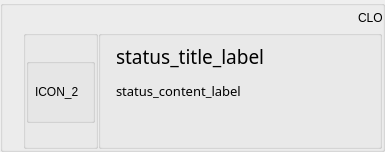
<?xml version="1.0" encoding="UTF-8"?>
<ui version="4.0">
 <class>MainWindow</class>
 <widget class="QMainWindow" name="MainWindow">
  <property name="geometry">
   <rect>
    <x>0</x>
    <y>0</y>
    <width>385</width>
    <height>152</height>
   </rect>
  </property>
  <property name="sizePolicy">
   <sizepolicy hsizetype="Preferred" vsizetype="Preferred">
    <horstretch>0</horstretch>
    <verstretch>0</verstretch>
   </sizepolicy>
  </property>
  <property name="windowTitle">
   <string>MainWindow</string>
  </property>
  <widget class="QWidget" name="centralwidget">
   <layout class="QVBoxLayout" name="verticalLayout_3">
    <property name="spacing">
     <number>0</number>
    </property>
    <property name="leftMargin">
     <number>0</number>
    </property>
    <property name="topMargin">
     <number>0</number>
    </property>
    <property name="rightMargin">
     <number>0</number>
    </property>
    <property name="bottomMargin">
     <number>0</number>
    </property>
    <item>
     <widget class="QGroupBox" name="groupBox">
      <property name="title">
       <string/>
      </property>
      <layout class="QVBoxLayout" name="verticalLayout">
       <property name="spacing">
        <number>0</number>
       </property>
       <property name="leftMargin">
        <number>0</number>
       </property>
       <property name="topMargin">
        <number>0</number>
       </property>
       <property name="rightMargin">
        <number>0</number>
       </property>
       <property name="bottomMargin">
        <number>0</number>
       </property>
       <item>
        <layout class="QHBoxLayout" name="horizontalLayout">
         <property name="spacing">
          <number>0</number>
         </property>
         <item>
          <spacer name="horizontalSpacer">
           <property name="orientation">
            <enum>Qt::Horizontal</enum>
           </property>
           <property name="sizeHint" stdset="0">
            <size>
             <width>40</width>
             <height>20</height>
            </size>
           </property>
          </spacer>
         </item>
         <item>
          <widget class="QLabel" name="close_label">
           <property name="sizePolicy">
            <sizepolicy hsizetype="Fixed" vsizetype="Fixed">
             <horstretch>0</horstretch>
             <verstretch>0</verstretch>
            </sizepolicy>
           </property>
           <property name="minimumSize">
            <size>
             <width>24</width>
             <height>24</height>
            </size>
           </property>
           <property name="maximumSize">
            <size>
             <width>24</width>
             <height>24</height>
            </size>
           </property>
           <property name="text">
            <string>CLOSE</string>
           </property>
          </widget>
         </item>
        </layout>
       </item>
       <item>
        <layout class="QHBoxLayout" name="horizontalLayout_2">
         <property name="spacing">
          <number>0</number>
         </property>
         <item>
          <spacer name="horizontalSpacer_2">
           <property name="orientation">
            <enum>Qt::Horizontal</enum>
           </property>
           <property name="sizeType">
            <enum>QSizePolicy::Fixed</enum>
           </property>
           <property name="sizeHint" stdset="0">
            <size>
             <width>20</width>
             <height>20</height>
            </size>
           </property>
          </spacer>
         </item>
         <item>
          <widget class="QGroupBox" name="top_box_parent">
           <property name="sizePolicy">
            <sizepolicy hsizetype="Fixed" vsizetype="Expanding">
             <horstretch>0</horstretch>
             <verstretch>0</verstretch>
            </sizepolicy>
           </property>
           <property name="minimumSize">
            <size>
             <width>75</width>
             <height>0</height>
            </size>
           </property>
           <property name="maximumSize">
            <size>
             <width>75</width>
             <height>16777215</height>
            </size>
           </property>
           <property name="title">
            <string/>
           </property>
           <layout class="QVBoxLayout" name="verticalLayout_4">
            <property name="spacing">
             <number>0</number>
            </property>
            <property name="leftMargin">
             <number>0</number>
            </property>
            <property name="topMargin">
             <number>0</number>
            </property>
            <property name="rightMargin">
             <number>0</number>
            </property>
            <property name="bottomMargin">
             <number>0</number>
            </property>
            <item>
             <spacer name="verticalSpacer">
              <property name="orientation">
               <enum>Qt::Vertical</enum>
              </property>
              <property name="sizeHint" stdset="0">
               <size>
                <width>20</width>
                <height>96</height>
               </size>
              </property>
             </spacer>
            </item>
            <item>
             <widget class="QGroupBox" name="top_box">
              <property name="sizePolicy">
               <sizepolicy hsizetype="Expanding" vsizetype="Fixed">
                <horstretch>0</horstretch>
                <verstretch>0</verstretch>
               </sizepolicy>
              </property>
              <property name="minimumSize">
               <size>
                <width>0</width>
                <height>65</height>
               </size>
              </property>
              <property name="maximumSize">
               <size>
                <width>16777215</width>
                <height>65</height>
               </size>
              </property>
              <property name="title">
               <string/>
              </property>
              <layout class="QHBoxLayout" name="horizontalLayout_3">
               <property name="spacing">
                <number>0</number>
               </property>
               <property name="leftMargin">
                <number>0</number>
               </property>
               <property name="topMargin">
                <number>0</number>
               </property>
               <property name="rightMargin">
                <number>0</number>
               </property>
               <property name="bottomMargin">
                <number>0</number>
               </property>
               <item>
                <widget class="QLabel" name="title_icon_2">
                 <property name="sizePolicy">
                  <sizepolicy hsizetype="Fixed" vsizetype="Fixed">
                   <horstretch>0</horstretch>
                   <verstretch>0</verstretch>
                  </sizepolicy>
                 </property>
                 <property name="minimumSize">
                  <size>
                   <width>50</width>
                   <height>32</height>
                  </size>
                 </property>
                 <property name="maximumSize">
                  <size>
                   <width>50</width>
                   <height>32</height>
                  </size>
                 </property>
                 <property name="text">
                  <string>ICON_2</string>
                 </property>
                </widget>
               </item>
              </layout>
             </widget>
            </item>
            <item>
             <spacer name="verticalSpacer_2">
              <property name="orientation">
               <enum>Qt::Vertical</enum>
              </property>
              <property name="sizeHint" stdset="0">
               <size>
                <width>20</width>
                <height>96</height>
               </size>
              </property>
             </spacer>
            </item>
           </layout>
          </widget>
         </item>
         <item>
          <widget class="QGroupBox" name="content_group_box">
           <property name="sizePolicy">
            <sizepolicy hsizetype="Expanding" vsizetype="Expanding">
             <horstretch>0</horstretch>
             <verstretch>0</verstretch>
            </sizepolicy>
           </property>
           <property name="title">
            <string/>
           </property>
           <layout class="QVBoxLayout" name="verticalLayout_2">
            <property name="leftMargin">
             <number>15</number>
            </property>
            <property name="topMargin">
             <number>0</number>
            </property>
            <property name="bottomMargin">
             <number>0</number>
            </property>
            <item>
             <widget class="QLabel" name="status_title_label">
              <property name="sizePolicy">
               <sizepolicy hsizetype="Expanding" vsizetype="Fixed">
                <horstretch>0</horstretch>
                <verstretch>0</verstretch>
               </sizepolicy>
              </property>
              <property name="minimumSize">
               <size>
                <width>0</width>
                <height>40</height>
               </size>
              </property>
              <property name="maximumSize">
               <size>
                <width>16777215</width>
                <height>40</height>
               </size>
              </property>
              <property name="font">
               <font>
                <family>Agency FB</family>
                <pointsize>14</pointsize>
                <weight>50</weight>
                <bold>false</bold>
               </font>
              </property>
              <property name="text">
               <string>status_title_label</string>
              </property>
             </widget>
            </item>
            <item>
             <widget class="QLabel" name="status_content_label">
              <property name="sizePolicy">
               <sizepolicy hsizetype="Expanding" vsizetype="Expanding">
                <horstretch>0</horstretch>
                <verstretch>0</verstretch>
               </sizepolicy>
              </property>
              <property name="font">
               <font>
                <family>Agency FB</family>
                <pointsize>10</pointsize>
               </font>
              </property>
              <property name="text">
               <string>status_content_label</string>
              </property>
              <property name="alignment">
               <set>Qt::AlignLeading|Qt::AlignLeft|Qt::AlignTop</set>
              </property>
             </widget>
            </item>
           </layout>
          </widget>
         </item>
        </layout>
       </item>
      </layout>
     </widget>
    </item>
   </layout>
  </widget>
 </widget>
 <resources/>
 <connections/>
</ui>
